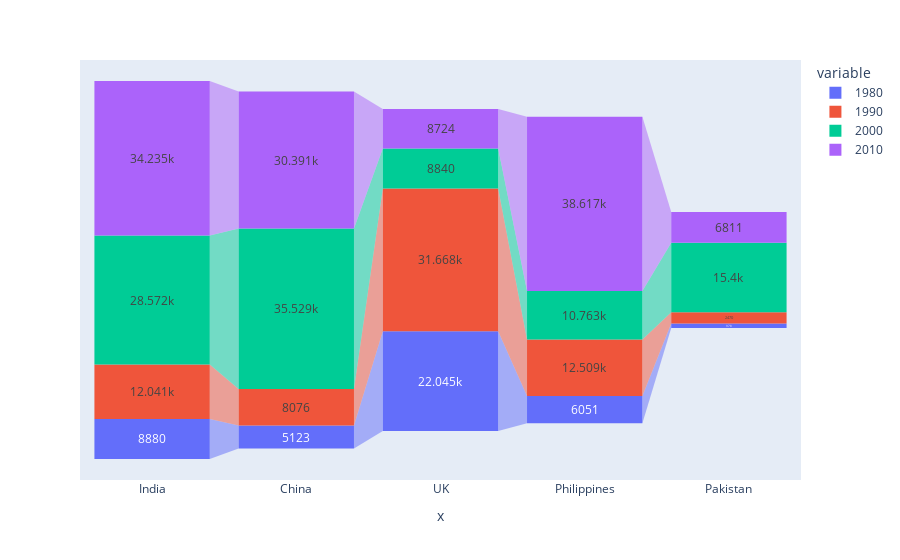

Write notebook code for a chart like this one.
### Code cell
px.funnel(df.head(),x=df.head().index,y=[1980,1990,2000,2010])

### Figure 1 — Plotly figure (JSON) as saved in the notebook; plotly's stock layout.template omitted (floating-point values rounded to 4 significant figures)
{"data": [{"hovertemplate": "variable=1980<br>x=%{x}<br>value=%{y}<extra></extra>", "legendgroup": "1980", "marker": {"color": "#636efa"}, "name": "1980", "orientation": "v", "showlegend": true, "type": "funnel", "x": ["India", "China", "UK", "Philippines", "Pakistan"], "xaxis": "x", "y": [8880, 5123, 22045, 6051, 978], "yaxis": "y"}, {"hovertemplate": "variable=1990<br>x=%{x}<br>value=%{y}<extra></extra>", "legendgroup": "1990", "marker": {"color": "#EF553B"}, "name": "1990", "orientation": "v", "showlegend": true, "type": "funnel", "x": ["India", "China", "UK", "Philippines", "Pakistan"], "xaxis": "x", "y": [12041, 8076, 31668, 12509, 2470], "yaxis": "y"}, {"hovertemplate": "variable=2000<br>x=%{x}<br>value=%{y}<extra></extra>", "legendgroup": "2000", "marker": {"color": "#00cc96"}, "name": "2000", "orientation": "v", "showlegend": true, "type": "funnel", "x": ["India", "China", "UK", "Philippines", "Pakistan"], "xaxis": "x", "y": [28572, 35529, 8840, 10763, 15400], "yaxis": "y"}, {"hovertemplate": "variable=2010<br>x=%{x}<br>value=%{y}<extra></extra>", "legendgroup": "2010", "marker": {"color": "#ab63fa"}, "name": "2010", "orientation": "v", "showlegend": true, "type": "funnel", "x": ["India", "China", "UK", "Philippines", "Pakistan"], "xaxis": "x", "y": [34235, 30391, 8724, 38617, 6811], "yaxis": "y"}], "layout": {"legend": {"title": {"text": "variable"}, "tracegroupgap": 0}, "margin": {"t": 60}, "xaxis": {"anchor": "y", "domain": [0, 1], "title": {"text": "x"}}, "yaxis": {"anchor": "x", "domain": [0, 1], "title": {"text": "value"}}}}
